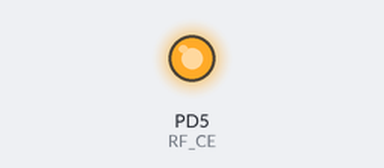
The program below on a simulated ATmega328P, built with avr-gcc and emulated at 1 MHz. Shown: output pins drawn as LEDs (lit = HIGH). Pins used as bus, display or sensor lines are not drawn.

Above: at 0.1 s.
Timing chart, 0 to 1.6 s (numbered marks = the images above):
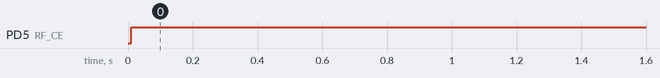

Measured:
- by itself, PD5 (RF_CE): LOW → HIGH at 0.01 s

The program:

main.c
```c
//Default TX address 0x11
//Change if necessary in nRF24L01P.h definitions
//Transmitter sample code

#include <avr/io.h>
#include <util/delay.h>
#include "nRF24L01P.h"


int main(void){

RF_START(2); // set channel number

while(1){

	  //For Transmitter Node
           RF_TX_TEXT("nRF24L01+ Says Hello!");
           _delay_ms(500);

	  /*
	  //for Receiver Node uncomment below section

	  uint8_t rx_buf[32],rx_data_len=0;

          if(RF_RX(rx_buf,&rx_data_len,1,0)){
	      //received data in 'rx_buf' buffer
              //do your stuff after receiving
	     }
	  _delay_ms(1);
      */

        }
}
```

nRF24L01P.h
```c
/*

Default PIN connections:
NRF SCK  -> ATmega328P PB5 (Hardware SPI pin, can't be changed)
NRF MISO -> ATmega328P PB4 (Hardware SPI pin, can't be changed)
NRF MOSI -> ATmega328P PB3 (Hardware SPI pin, can't be changed)
NRF CSN  -> ATmega328P PD6 (Configureable, see below definitions)
NRF CE   -> ATmega328P PD5 (Configureable, see below definitions)

--------------------------------------------------------------------------------------------------------
|    RF FUNCTIONS USED:                                                                                |
--------------------------------------------------------------------------------------------------------
void    RF_START(set_rf_channel)
void    RF_SLEEP(void)
void    RF_WAKE_UP(void)
void    RF_TX_TEXT(char_buffer)
uint8_t RF_TX(tx_buf, set_tx_data_len, set_rx_addr)
uint8_t RF_RX(rx_buf, get_rx_data_len, rx_timeout, rx_buf_flush)
uint8_t RF_TX_ACK(tx_buf, set_tx_data_len, set_rx_addr, tx_retry)
uint8_t RF_RX_ACK(rx_buf, get_rx_data_len)
uint8_t RF_TX_GET_ACK_PACKET(tx_buf, set_tx_data_len, rx_buf, get_rx_data_len, set_rx_addr, tx_retry)
uint8_t RF_RX_GET_ACK_PACKET(rx_buf, get_rx_data_len, tx_buf, set_tx_data_len)

-------------------------------------------------------------------------------------------------------
|    Function  Prototypes Used:                                                                       |
-------------------------------------------------------------------------------------------------------
|  type   |       name         |         comment                                                      |
-------------------------------------------------------------------------------------------------------
uint8_t      set_rf_channel       single byte (max value 127)
char         char_buffer          character type array
uint8_t      tx_buf               uint8_t type array (must be 32 bytes long)
uint8_t      rx_buf               uint8_t type array (must be 32 bytes long)
uint8_t      set_tx_data_len      single byte (max value 26)
*uint8_t     get_rx_data_len      single byte (use &variable)
uint8_t      set_rx_addr          device address which will receive data; single byte (max value 255)
uint16_t     rx_timeout           set timeout in ms (max value 6500)
uint16_t     rx_buf_flush         boolean input (to flush every time before checking new data set it 1)
uint8_t      tx_retry             max retries when no acknowledgement received (max value 255)
*/


#include <avr/io.h>
#include <util/delay.h>
#include <string.h>
#include <stdio.h>


#define  RF_CSN_DDR        DDRD   /* Change CSN Data direction if necessary */
#define  RF_CSN_PORT       PORTD  /* Change CSN port if necessary */
#define  RF_CSN            6      /* Change CSN pin number if necessary */

#define  RF_CE_DDR         DDRD   /* Change CE Data direction if necessary */
#define  RF_CE_PORT        PORTD  /* Change CE port if necessary */
#define  RF_CE             5      /* Change CE pin number if necessary */

#define  RF_OWN_ADDR       0x11   /* Change Node Address */


#define  RF_SCK_DDR        DDRB   /* Do not change */
#define  RF_SCK_PORT       PORTB  /* Do not change */
#define  RF_SCK            5      /* Do not change */

#define  RF_MISO_DDR       DDRB   /* Do not change */
#define  RF_MISO_PORT      PORTB  /* Do not change */
#define  RF_MISO           4      /* Do not change */

#define  RF_MOSI_DDR       DDRB   /* Do not change */
#define  RF_MOSI_PORT      PORTB  /* Do not change */
#define  RF_MOSI           3      /* Do not change */

#define  MCU_SS_DDR        DDRB   /* Do not change */
#define  MCU_SS_PORT       PORTB  /* Do not change */
#define  MCU_SS            2      /* Do not change */

#define  RF_GENERAL_CALL   0x00   /* Do not change */
#define  RF_ACK_WAIT_MS    10     /* Do not change */
#define  RF_REG_READ       0x01   /* Do not change */
#define  RF_REG_WRITE      0x00   /* Do not change */
#define  RF_MODE_PWR_DOWN  0x02   /* Do not change */
#define  RF_MODE_RX        0x01   /* Do not change */
#define  RF_MODE_TX        0x00   /* Do not change */
#define  CRC_LSBYTE_POS    31     /* Do not change */
#define  CRC_MSBYTE_POS    30     /* Do not change */
#define  LEN_BYTE_POS      29     /* Do not change */
#define  RX_ADDR_BYTE_POS  28     /* Do not change */
#define  OWN_ADDR_BYTE_POS 27     /* Do not change */

#define  RF_CSN_LOW()      RF_CSN_PORT&=~(1<<RF_CSN)
#define  RF_CSN_HIGH()     RF_CSN_PORT|=(1<<RF_CSN)
#define  RF_CE_LOW()       RF_CE_PORT&=~(1<<RF_CE)
#define  RF_CE_HIGH()      RF_CE_PORT|=(1<<RF_CE)

#define  RF_Enable()       RF_SCK_DDR|=(1<<RF_SCK);RF_MISO_DDR&=~(1<<RF_MISO);\
                           RF_MOSI_DDR|=(1<<RF_MOSI);MCU_SS_DDR|=(1<<MCU_SS);\
                           RF_CSN_DDR|=(1<<RF_CSN);RF_CE_DDR|=(1<<RF_CE);\
			               RF_CSN_PORT|=(1<<RF_CSN);RF_CE_PORT&=~(1<<RF_CE);\
			               SPCR=(1<<SPE)|(1<<MSTR);SPSR=(1<<SPI2X);

#define  RF_Disable()      SPCR=0x00;RF_SCK_DDR|=(1<<RF_SCK);\
                           RF_MISO_DDR|=(1<<RF_MISO);RF_MOSI_DDR|=(1<<RF_MOSI);\
			               MCU_SS_DDR|=(1<<MCU_SS);RF_CSN_DDR|=(1<<RF_CSN);\
			               RF_CE_DDR|=(1<<RF_CE);\
			               RF_SCK_PORT&=~(1<<RF_SCK);RF_MISO_PORT&=~(1<<RF_MISO);\
			               RF_MOSI_PORT&=~(1<<RF_MOSI);MCU_SS_PORT&=~(1<<MCU_SS);\
                           RF_CSN_PORT&=~(1<<RF_CSN);RF_CE_PORT&=~(1<<RF_CE);\

typedef struct{
uint8_t tpid;
uint8_t rpid;
}rf_params;

rf_params rf;


uint8_t SPI_TRX(uint8_t data){
SPDR = data;
uint16_t ticks=0;
while(!(SPSR & (1 << SPIF))){_delay_us(1);ticks++;if(ticks>5000){break;}}
return SPDR;
}


uint16_t CRC16(uint16_t crc, uint8_t data){
crc=crc^((uint16_t)data<<8);
for(uint8_t i=0;i<8;i++){
  if(crc & 0x8000){crc=(crc<<1)^0x1021;}
  else{crc<<=1;}
  }
return crc;
}

void RF_RW_REG(uint8_t reg, uint8_t rw, uint8_t *data, uint8_t len){
RF_CSN_LOW();
if(rw==0){ reg|=0x20; SPI_TRX(reg);for(uint8_t i=0;i<len;i++){SPI_TRX(data[i]);}}
else     { SPI_TRX(reg);for(uint8_t i=0;i<len;i++){data[i]=SPI_TRX(0xFF);}}
RF_CSN_HIGH();
}

void RF_PWR(uint8_t state){
uint8_t buf[2];
if     (state==RF_MODE_PWR_DOWN){buf[0]=0x00;}
else if(state==RF_MODE_RX){buf[0]=0x73;RF_CE_HIGH();}
else if(state==RF_MODE_TX){buf[0]=0x72;RF_CE_LOW();}
RF_RW_REG(0x00,RF_REG_WRITE,buf,1);
}

void RF_SLEEP(void){
RF_PWR(RF_MODE_PWR_DOWN);
RF_Disable();
}

void RF_WAKE_UP(void){
RF_Enable();
RF_PWR(RF_MODE_RX);
}

void RF_START(uint8_t channel){
rf.tpid=0;
rf.rpid=0;
RF_Enable();
uint8_t rf_config[20]={0x00,0x00,0x03,0x01,0x00,channel,0x26,0x70,0x20,0x20,
                       0x00,0x00,0x00,0x00,0x00,0x00,'A','A',0xE1,0xE2};
uint8_t index=0,bytes=1,buf[5];
buf[1]='C';buf[2]='K';
for(uint8_t addr=0;addr<=0xE2;addr++){
  if     (addr==0x08){addr=0x11;}
  else if(addr==0x17){addr=0x1C;}
  else if(addr==0x1E){addr=0x0A;bytes=5;}
  else if(addr==0x0B){addr=0x10;bytes=5;}
  else if(addr==0x11){addr=0xE1;bytes=0;}
  buf[0]=rf_config[index];
  RF_RW_REG(addr,RF_REG_WRITE,buf,bytes);
  index++;
 }
RF_PWR(RF_MODE_RX);
}


uint8_t RF_TX(uint8_t *buf, uint8_t len, uint8_t rx_addr){
RF_PWR(RF_MODE_TX);
uint8_t  temp[32],temp_len=(len & 0x1F); uint16_t crc=0;
RF_RW_REG(0xE1,RF_REG_WRITE,temp,0);
for(uint8_t i=0;i<temp_len;i++){temp[i]=buf[i];}
temp[OWN_ADDR_BYTE_POS]=RF_OWN_ADDR;
temp[RX_ADDR_BYTE_POS]=rx_addr;temp[LEN_BYTE_POS]=len;
for(uint8_t i=0;i<30;i++){crc=CRC16(crc,temp[i]);}
temp[CRC_MSBYTE_POS]=(crc>>8);
temp[CRC_LSBYTE_POS]=crc;
RF_RW_REG(0xA0,RF_REG_WRITE,temp,32);
RF_CE_HIGH();
temp[0]=0;
while(!(temp[0]&(1<<4))){RF_RW_REG(0x17,RF_REG_READ,temp,1);_delay_us(100);}
RF_CE_LOW();
return crc;
}


uint8_t RF_RX(uint8_t *buf, uint8_t *len, uint16_t timeout,uint8_t flush){
RF_PWR(RF_MODE_RX);
uint8_t dummy[2];
if(flush){RF_RW_REG(0xE2,RF_REG_WRITE,dummy,0);}
uint16_t ticks=0,sts=0;

while(ticks<timeout){
sts=0; uint8_t temp[2]; uint16_t crc=0;
RF_RW_REG(0x17,RF_REG_READ,temp,1);
if(!(temp[0] & 0x01))
    {
       RF_RW_REG(0x61,RF_REG_READ,buf,32);
       for(uint8_t i=0;i<30;i++){crc=CRC16(crc,buf[i]);}
	   uint16_t calc_crc=buf[CRC_MSBYTE_POS];
	   calc_crc=calc_crc<<8;
	   calc_crc|=buf[CRC_LSBYTE_POS];
       if(crc==calc_crc){*len=(buf[LEN_BYTE_POS] & 0x1F);sts=1;break;}
    }
  _delay_us(85);
  ticks++;
 }
return sts;
}


uint8_t RF_TX_ACK(uint8_t *tbuf, uint8_t tlen, uint8_t rx_addr,uint8_t ack_req, uint8_t retry){
rf.tpid++;
if(rf.tpid>7){rf.tpid=0;}
uint8_t sts=0,rty=0,temp_len=0,temp_pid=(rf.tpid<<5),rbuf[32];

while(rty<retry)
 {
    RF_TX(tbuf,tlen|temp_pid,rx_addr);
    if(RF_RX(rbuf,&temp_len,(RF_ACK_WAIT_MS*10),0))
     {
        if((rbuf[RX_ADDR_BYTE_POS]==RF_OWN_ADDR)&&(rf.tpid==(rbuf[LEN_BYTE_POS]>>5)))
		 {
	        sts=1;
	        break;
	     }
     }
    else{rty++;}
  }
return sts;
}

uint8_t RF_RX_ACK(uint8_t *rbuf, uint8_t *rlen){
uint8_t sts=0,temp_len=0,temp_pid=0,tbuf[32],tlen=0;
if(RF_RX(rbuf,&temp_len,1,0))
 {
    if((rbuf[RX_ADDR_BYTE_POS]==RF_OWN_ADDR)||(rbuf[RX_ADDR_BYTE_POS]==RF_GENERAL_CALL))
	 {
        _delay_us(500);
        temp_pid=(rbuf[LEN_BYTE_POS] & 0xE0)>>5;
	    *rlen=temp_len;
	    RF_TX(tbuf,tlen|(temp_pid<<5),rbuf[OWN_ADDR_BYTE_POS]);
	    if(temp_pid!=rf.rpid){sts=1;}
	    rf.rpid=temp_pid;
	 }
 }
return sts;
}


uint8_t RF_TX_GET_ACK_PACKET(uint8_t *tbuf, uint8_t tlen, uint8_t *rbuf, uint8_t *rlen, uint8_t rx_addr,uint8_t retry){
rf.tpid++;
if(rf.tpid>7){rf.tpid=0;}
uint8_t sts=0,rty=0,temp_len=0,temp_pid=(rf.tpid<<5);
while(rty<retry){
  RF_TX(tbuf,tlen|temp_pid,rx_addr);
  if(RF_RX(rbuf,&temp_len,(RF_ACK_WAIT_MS*10),0)){
    if((rbuf[RX_ADDR_BYTE_POS]==RF_OWN_ADDR)&&(rf.tpid==(rbuf[LEN_BYTE_POS]>>5))){
	   *rlen=temp_len;
	   sts=1;
	   break;
	   }
   }
  else{rty++;}
  }
return sts;
}


uint8_t RF_RX_GET_ACK_PACKET(uint8_t *rbuf, uint8_t *rlen, uint8_t *tbuf, uint8_t tlen){
uint8_t sts=0,temp_len=0,temp_pid=0;
if(RF_RX(rbuf,&temp_len,1,0)){
   if((rbuf[RX_ADDR_BYTE_POS]==RF_OWN_ADDR)||(rbuf[RX_ADDR_BYTE_POS]==RF_GENERAL_CALL)){
     _delay_us(500);
     temp_pid=(rbuf[LEN_BYTE_POS] & 0xE0)>>5;
	 *rlen=temp_len;
	 RF_TX(tbuf,tlen|(temp_pid<<5),rbuf[OWN_ADDR_BYTE_POS]);
	 if(temp_pid!=rf.rpid){sts=1;}
	 rf.rpid=temp_pid;
	 }
   }
return sts;
}


void RF_TX_TEXT(char *text){
uint8_t slen=strlen(text),buf[26];
if(slen>25){slen=26;}
for(uint8_t i=0;i<slen;i++){buf[i]=text[i];}
RF_TX(buf, slen, 0xFF);
}
```
